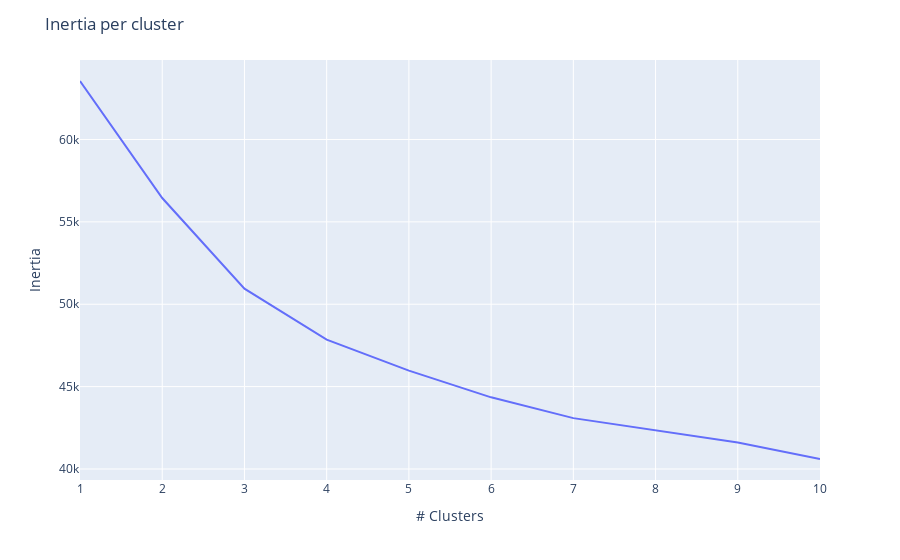

Write notebook code for a chart like this one.
### Markdown cell above
Kmeans on sample
Elbow on sample

### Code cell
wcss =  []
k = []
for i in range (1,11): 
    kmeans = KMeans(n_clusters= i, random_state = 0)
    kmeans.fit(us_preprocessed)
    wcss.append(kmeans.inertia_)
    k.append(i)
    print(f"WCSS for K={i} --> {(wcss[-1])}")

wcss_frame = pd.DataFrame(wcss)
k_frame = pd.Series(k)

# Create figure
fig= px.line(
    wcss_frame,
    x=k_frame,
    y=wcss_frame.iloc[:,-1]
)

# Create title and axis labels
fig.update_layout(
    yaxis_title="Inertia",
    xaxis_title="# Clusters",
    title="Inertia per cluster"
)
fig.show()

### Figure 1 — Plotly figure (JSON) as saved in the notebook; plotly's stock layout.template omitted (floating-point values rounded to 4 significant figures)
{"data": [{"hovertemplate": "x=%{x}<br>y=%{y}<extra></extra>", "legendgroup": "", "line": {"color": "#636efa", "dash": "solid"}, "marker": {"symbol": "circle"}, "mode": "lines", "name": "", "orientation": "v", "showlegend": false, "type": "scatter", "x": [1, 2, 3, 4, 5, 6, 7, 8, 9, 10], "xaxis": "x", "y": [63550.0, 56450.0, 50950.0, 47850.0, 45970.0, 44350.0, 43090.0, 42370.0, 41610.0, 40610.0], "yaxis": "y"}], "layout": {"legend": {"tracegroupgap": 0}, "margin": {"t": 60}, "title": {"text": "Inertia per cluster"}, "xaxis": {"anchor": "y", "domain": [0, 1], "title": {"text": "# Clusters"}}, "yaxis": {"anchor": "x", "domain": [0, 1], "title": {"text": "Inertia"}}}}
